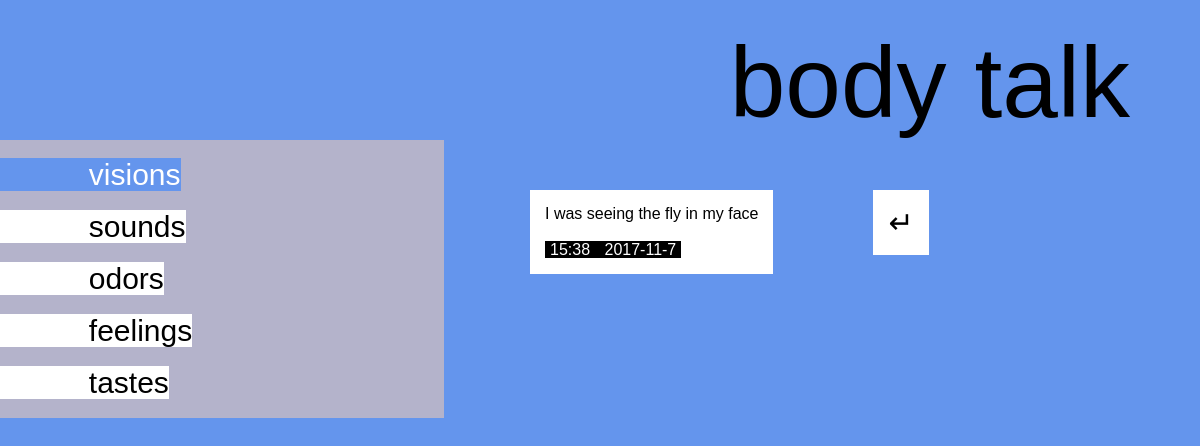
Screenshot of /item/4 with the database file from the repository.
### models.py (models this page shows)
class Entry(Base):
	__tablename__ = 'entry'
	id = Column(Integer, primary_key=True)
	category = Column(String)
	entry = Column(String)
	time = Column(DateTime)
	creatorEmail = Column(String)
	@property
	def serialize(self):
		return {
			'id':self.id,
			'word':self.word,
			'category':self.category,
			'definition':self.definition
		}
	'''
	@property
	def serialize(self):
	    """Return object data in easily serializeable format"""
	    return {
	    'name' : self.name,
	    'picture' : self.picture,
	    'description' : self.description,
	    'price' : self.price
	        }
	'''

### app.py (the view)
@app.route('/item/<itemID>')
def showItem(itemID):
    item = session.query(Entry).filter_by(id=itemID).one()
    items = session.query(Entry).all()
    authorized = check_authorized()
    if 'email' in login_session:
        if item.creatorEmail == login_session['email']:
            permitted = True
            email = login_session['email']
        else:
            permitted = False
            email = None
    else:
        permitted = False
        email = None
    return render_template('item.html', item=item, category=item.category,
                           categories=categories,
                           authorized=authorized,
                           permitted=permitted, email = email)

### app.py (called while the page is built)
def check_authorized():
    if 'username' in login_session:
        return True
    else:
        return False

### templates/item.html (shortened to what this page needs)
{% extends "base.html" %}
{% block item %}
	<div class = "spacer">
		<article class = "item">
		I was {% if item.category!='touching' %}{{ item.category }}{%else%}feeling the touch of{%endif%}
		{{item.entry}}
		<br><br>
		<span class = "datetime">
		{{item.time.hour}}:{%if item.time.minute<10%}0{%endif%}{{item.time.minute}}
		</span>
		<span class = "datetime">
		{{ item.time.year }}-{{ item.time.month }}-{{item.time.day}}
		</span>
		</article>
	</div>
	<div class = "spacer">
	<a href="javascript:history.back()">
	<article class = "item">
	<span class = "back">
	&#8629;
	</span>
	</article>
	</a>
	</div>
{% endblock %}

### static/styles/main.css (style rules this page uses)
body { background-color:#6495ED; font-family:Helvetica; box-sizing:border-box; border:0px; margin:0px; padding:0px; }
body a:visited, a:link { text-decoration: none; color:black; }
.header a:visited, a:link { text-decoration: none; color:white; }
.back { font-size:30px; }
.back .header a:visited, a:link { text-decoration: none; color:black; }
.datetime { background-color:black; color:white; margin-bottom:10px; padding-left:5px; padding-right:5px; }
.item { position:relative; background-color:white; overflow-wrap: break-word; padding:15px; max-width:250px; }
.spacer { margin:50px; }

### rows the page displays
Entry: category "seeing", entry "the fly in my face", time.hour "15", time.minute "38", time.year "2017", time.month "11", time.day "7"
